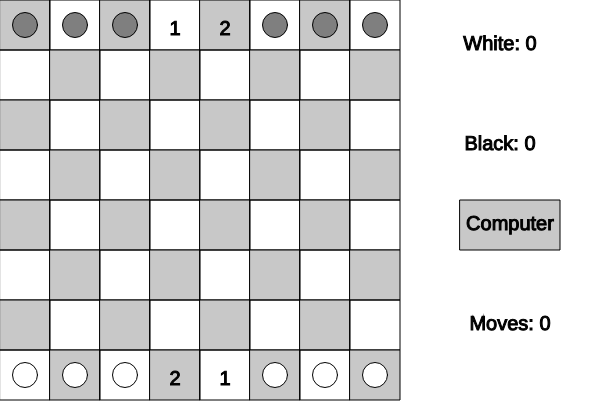
Frame 1 (no input)
Frame 60 (no input): identical to frame 1, image omitted
Frame 120 (the mouse pressed at the canvas centre since frame 60): identical to frame 1, image omitted

The p5.js sketch that drew this single still picture (run headless with seeded random() and noise() and a simulated clock; from frame 60 on, the mouse is pressed at the canvas centre):

// p5.js sketch
// ── sketch.js
function make2DArray(cols, rows) {
	let arr = new Array(cols);
	for (let i = 0; i < arr.length; i++) {
		arr[i] = new Array(rows);
	}
	return arr;
}

const cols = 8;
const rows = 8;
const w = 50;
let previous;
let wpoint = 0;
let bpoint = 0;
let myai;
let m;
let moves = 0;

function setup() {
	createCanvas(600, 401);
	grid = make2DArray(cols, rows);
	for (let i = 0; i < cols; i++) {
		for (let j = 0; j < rows; j++) {
			grid[i][j] = new Cell(i, j, w);
		}
	}
	setupGame();
}

function draw() {
	background(255);
	for (let i = 0; i < cols; i++) {
		for (let j = 0; j < rows; j++) {
			grid[i][j].show();
		}
	}
	textSize(20);
	fill(0);
	text("White: "+wpoint, 500, 50);
	text("Black: "+bpoint, 500, 150);
	if (mouseX >= 460 && mouseX <= 560 && mouseY >= 200 && mouseY <= 250) {
		// fill(0);
		// text("Thinking", 510, 300);
		// fill(227, 249, 10);
		fill(227, 249, 10);
		rect(460, 200, 100, 50);
		fill(0);
		text("Thinking", 510, 230);
	} else {
		fill(200);
		rect(460, 200, 100, 50);
		fill(0);
		text("Computer", 510, 230);
	}
	// rect(460, 200, 100, 50);
	// fill(0);
	// text("Computer", 510, 230);
	fill(0);
	text("Moves: " + moves, 510, 330);
	if (bpoint >= 6 || wpoint >= 6) {
		gameOver();
	}
}

function gameOver() {
	background(255);
	textSize(100);
	fill(0);
	text("Game Over", 300, 200);
	textSize(80);
	if (bpoint >= 6) {
		text("Black Won", 300, 300);
	} else {
		text("White Won", 300, 300);
	}
}

function mousePressed() {
	if (mouseX >= 460 && mouseX <= 560 && mouseY >= 200 && mouseY <= 250) {
		moveFunction();
	}
	for (let i = 0; i < cols; i++) {
		for (let j = 0; j < rows; j++) {
			if (grid[i][j].contains(mouseX, mouseY)) {
				if (previous == undefined) {
					previous = grid[i][j];
				} else {
					if (previous == grid[i][j]) {
						previous = undefined;
					} else if (previous.isPossibleMove(grid[i][j])) {
						previous.clicked();
						previous.playerMove(grid[i][j]);
						moves ++;
						//console.log('bpoint: ' + bpoint + ' wpoint: ' + wpoint);
						previous = undefined;
					} else {
						previous.clicked();
						previous = grid[i][j];
					}
				}
				grid[i][j].clicked();
			}
		}
	}
}

function moveFunction() {
	myai = new AI(bpoint, wpoint, grid);
	m = myai.calculateMove();
	moves++;
	grid[m[0]][m[1]].computerMove(grid[m[2]][m[3]]);
}

function setupGame() {
	grid[3][0].point = 1;
	grid[4][0].point = 2;
	grid[3][7].point = 2;
	grid[4][7].point = 1;

	grid[0][0].hasPiece = true;
	grid[1][0].hasPiece = true;
	grid[2][0].hasPiece = true;
	grid[5][0].hasPiece = true;
	grid[6][0].hasPiece = true;
	grid[7][0].hasPiece = true;

	grid[0][7].hasPiece = true;
	grid[1][7].hasPiece = true;
	grid[2][7].hasPiece = true;
	grid[5][7].hasPiece = true;
	grid[6][7].hasPiece = true;
	grid[7][7].hasPiece = true;

	grid[0][7].pieceColor = true;
	grid[1][7].pieceColor = true;
	grid[2][7].pieceColor = true;
	grid[5][7].pieceColor = true;
	grid[6][7].pieceColor = true;
	grid[7][7].pieceColor = true;
}

// ── ai.js
class AI {
  constructor(bp, wp, grid) {
    this.state = new State(bp, wp, grid);
  }

  calculateMove() {
    let childs = this.state.childOf(false);
    let temp;
    let result = Number.MIN_SAFE_INTEGER;
    for (let i = 0; i < childs.length; i++) {
    // for (let i = childs.length - 1; i >= 0; i--) {
      let min = this.alphaBeta(childs[i], 4, Number.MIN_SAFE_INTEGER, Number.MAX_SAFE_INTEGER, false);
      //console.log(min);
      if (result <= min) {
        result = min;
        temp = childs[i];
      }
    }
    return this.generateMove(temp);
  }

  alphaBeta(state, depth, alpha, beta, maximizingPlayer) {
    if (depth == 0 || state.wp >= 6 || state.bp >= 6) {
      return state.evaluation();
    }
    if (maximizingPlayer) {
      let V = Number.MIN_SAFE_INTEGER;
      let childs = state.childOf(false);
      for (let i = 0; i < childs.length; i++) {
        V = Math.max(V, this.alphaBeta(childs[i], depth-1, alpha, beta, false));
        alpha = Math.max(alpha, V);
        if(beta <= alpha) {
          break;
        }
      }
      return V;
    } else {
      let V = Number.MAX_SAFE_INTEGER;
      let childs = state.childOf(true);
      for (let i = 0; i < childs.length; i++) {
        V = Math.min(V, this.alphaBeta(childs[i], depth-1, alpha, beta, true));
        beta = Math.min(beta, V);
        if(beta <= alpha) {
          break;
        }
      }
      return V;
    }
  }

  generateMove(s) {
    let m = new Array(4);
    for (let i = 0; i < cols; i++) {
  		for (let j = 0; j < rows; j++) {
  			if (this.state.grid[i][j].hasPiece) {
          if (!this.state.grid[i][j].pieceColor && !s.grid[i][j].hasPiece) {
            m[0] = i;
            m[1] = j;
          } else if (this.state.grid[i][j].pieceColor && s.grid[i][j].hasPiece) {
            if(!s.grid[i][j].pieceColor) {
              m[2] = i;
  						m[3] = j;
            }
          }
        } else {
          if (s.grid[i][j].hasPiece) {
            if (!s.grid[i][j].pieceColor) {
              m[2] = i;
							m[3] = j;
            }
          }
        }
  		}
  	}

    let eatPoint = true;
    let x = m[0];
    let y = m[1];
    let posX = [x+1, x+2, x+2, x+1, x-1, x-2, x-2, x-1];
    let posY = [y-2, y-1, y+1, y+2, y+2, y+1, y-1, y-2];
    for (let i = 0; i < 8; i++) {
      if (posX[i] >= 0 && posX[i] < 8 && posY[i] >= 0 && posY[i] < 8) {
        if (m[2] == posX[i] && m[3] == posY[i]) {
          eatPoint = false;
          break;
        }
      }
    }

    if (eatPoint) {
      if (m[2] == 7 && m[3] == 0) {
        m[2] = 4;
        m[3] = 7;
      } else if (m[2] == 0 && m[3] == 0){
        m[2] = 3;
        m[3] = 7;
      }
    }
    return m;
  }
}

// ── cell.js
class Cell {
  constructor(i, j, w) {
    this.i = i;
    this.j = j;
    this.x = i * w;
    this.y = j * w;
    this.w = w;
    this.hasPiece = false;
    this.point = 0;
    this.pieceColor = false;
    this.bg = false;
    this.possibleDestination = false;
  }

  show() {
    stroke(0);
    if (this.bg) {
      fill(255, 0, 0);
    } else if (this.possibleDestination) {
      fill(100,255,100);
    } else if ((this.i+this.j) % 2 == 0) {
      fill(200);
    } else {
      noFill();
    }
    rect(this.x, this.y, this.w, this.w);
    if (this.point != 0) {
      textAlign(CENTER);
      fill(0);
      textSize(20);
      text(this.point, this.x+this.w*0.5, this.y-15+this.w);
    }
    if (this.hasPiece) {
      if (this.pieceColor) {
        stroke(0);
        fill(255);
        ellipse(this.x+this.w*0.5, this.y+this.w*0.5, this.w * 0.5);
      } else {
        stroke(0);
        fill(127);
        ellipse(this.x+this.w*0.5, this.y+this.w*0.5, this.w * 0.5);
      }
    }
  }

  clicked() {
    if (this.hasPiece) {
      let moves = this.possibleMoves(grid);
      if (this.bg) {
        this.bg = false;
        for (let i = 0; i < moves.length; i++) {
          moves[i].possibleDestination = false;
        }
      } else {
        this.bg = true;
        for (let i = 0; i < moves.length; i++) {
          moves[i].possibleDestination = true;
        }
      }
    }
  }

  possibleMoves(grid) {
    let moves = new Array();
    if (this.hasPiece) {
      let posX = [this.i+1, this.i+2, this.i+2, this.i+1, this.i-1, this.i-2, this.i-2, this.i-1];
      let posY = [this.j-2, this.j-1, this.j+1, this.j+2, this.j+2, this.j+1, this.j-1, this.j-2];
      let defX = [this.i, this.i+1, this.i+1, this.i, this.i, this.i-1, this.i-1, this.i];
      let defY = [this.j-1, this.j, this.j, this.j+1, this.j+1, this.j, this.j, this.j-1];
      for (let k = 0; k < 8; k++) {
        if (posX[k] >= 0 && posX[k] < 8 && posY[k] >= 0 && posY[k] < 8) {
          if (!grid[posX[k]][posY[k]].hasPiece || (grid[posX[k]][posY[k]].hasPiece && (grid[posX[k]][posY[k]].pieceColor != this.pieceColor))) {
            if (!grid[defX[k]][defY[k]].hasPiece){
              moves.push(grid[posX[k]][posY[k]]);
            }
          }
        }
      }
    }
    return moves;
  }

  isPossibleMove(des) {
    let moves = this.possibleMoves(grid);
    for (let i = 0; i < moves.length; i++) {
      if (des == moves[i]) return true;
    }
    return false;
  }

  playerMove(des) {
    if (des.hasPiece) {
      if (des.pieceColor) {
        bpoint++;
      } else {
        wpoint++;
      }
    }
    des.hasPiece = true;
    if (this.pieceColor) {
      des.pieceColor = true;
    } else des.pieceColor = false;
    this.hasPiece = false;
    des.clicked();
    //
    if (des.point != 0) {
      if (des.j == 0 && this.pieceColor) {
        des.clicked();
        if (des.point == 2) {
          wpoint += 2;
          des.computerMove(grid[7][7]);
        } else {
          wpoint++;
          des.computerMove(grid[0][7]);
        }
      } else if (des.j == 7 && !this.pieceColor) {
        des.clicked();
        if (des.point == 1) {
          bpoint++;
          des.computerMove(grid[7][0]);
        } else {
          bpoint+=2;
          des.computerMove(grid[0][0]);
        }
      }
    }
  }

  computerMove(des, state = false) {
    if (des.hasPiece) {
      if (des.pieceColor != this.pieceColor) {
        if (des.pieceColor) {
          if(!state) {
            bpoint++;
          } else {
            state.bp++;
          }
        } else {
          if(!state) {
            wpoint++;
          } else {
            state.wp++;
          }
        }
      }
    }
    des.hasPiece = true;
    if (this.pieceColor) {
      des.pieceColor = true;
    } else des.pieceColor = false;
    this.hasPiece = false;

    if (des.point != 0) {
      if (des.j == 0 && this.pieceColor) {
        if (des.point == 2) {
          if (!state) {
            wpoint+=2;
            des.computerMove(grid[7][7]);
          } else {
            state.wp+=2;
            des.computerMove(state.grid[7][7], state);
          }
        } else {
          if (!state) {
            wpoint++;
            des.computerMove(grid[0][7]);
          } else {
            state.wp++;
            des.computerMove(state.grid[0][7], state);
          }
        }
      } else if (des.j == 7 && !this.pieceColor) {
        if (des.point == 1) {
          if (!state) {
            bpoint++;
            des.computerMove(grid[7][0]);
          } else {
            state.bp++;
            des.computerMove(state.grid[7][0], state);
          }
        } else {
          if (!state) {
            bpoint+=2;
            des.computerMove(grid[0][0]);
          } else {
            state.bp+=2;
            des.computerMove(state.grid[0][0], state);
          }
        }
      }
    }
    //console.log('bpoint: ' + bpoint + ' wpoint: ' + wpoint);
  }

  copy() {
    let temp = new Cell(this.i, this.j, this.w);
    temp.hasPiece = this.hasPiece;
    temp.point = this.point;
    temp.pieceColor = this.pieceColor;
    temp.bg = this.bg;
    temp.isPossibleMove = this.isPossibleMove;
    return temp;
  }

  contains(x, y) {
    return (x > this.x && x < this.x + this.w && y > this.y && y < this.y + this.w);
  }
}

// ── state.js
class State {
  constructor(bp, wp, grid) {
    this.bp = bp;
    this.wp = wp;
    this.grid = make2DArray(cols, rows);
  	for (let i = 0; i < cols; i++) {
  		for (let j = 0; j < rows; j++) {
  			this.grid[i][j] = grid[i][j].copy();
  		}
  	}
    this.bpoint = [
      [0, 0, 0, 0, 0, 0, 0, 0],
      [10, 0, 10, 0, 10, 0, 10, 0],
      [5, 10, 5, 10, 5, 10, 5, 10],
      [10, 20, 15, 20, 15, 20, 10, 5],
      [20, 15, 20, 15, 20, 15, 20, 15],
      [15, 5, 50, 30, 50, 30, 10, 20],
      [20, 50, 30, 10, 5, 50, 30, 15],
      [15, 0, 0, 0, 0, 0, 0, 20]
    ];
    this.wpoint = [
      [-20, 0, 0, 0, 0, 0, 0, -15],
      [-15, -30, -50, -5, -10, -30, -50, -20],
      [-20, -10, -30, -50, -30, -50, -5, -15],
      [-15, -20, -15, -20, -15, -20, -15, -20],
      [-5, -10, -20, -15, -20, -15, -20, -15, -20],
      [-10, -5, -10, -5, -10, -5, -10, -5],
      [0, -10, 0, -10, 0, -10, 0, -10],
      [0, 0, 0, 0, 0, 0, 0, 0]
    ];
  }

  childOf(turn) {
    let childs = [];
    let temp;
    for (let i = 0; i < cols; i++) {
      for (let j = 0; j < rows; j++) {
        if (this.grid[i][j].hasPiece && this.grid[i][j].pieceColor == turn) {
          let moves = this.grid[i][j].possibleMoves(this.grid);
          for (let m = 0; m < moves.length; m++){
            temp = new State(this.bp, this.wp, this.grid);
            temp.grid[i][j].computerMove(temp.grid[moves[m].i][moves[m].j], temp);
            childs.push(temp);
          }
        }
      }
    }
    return childs;
  }

  material(i, j) {
    if (this.grid[i][j].pieceColor) {
      return -800;
    } else {
      return 800;
    }
  }

  mobility(i, j) {
    let moves = this.grid[i][j].possibleMoves(this.grid);
    if (this.grid[i][j].pieceColor) {
      return -moves.length * 20; //50
    } else {
      return moves.length * 20;
    }
  }

  checkDef(i, j) {
    let result = 0;
    let pX = [i, i+1, i, i-1];
    let pY = [j-1, j, j+1, j];
    let aX = [i+1, i+1, i-1, i-1];
    let aY = [j-1,j+1, j+1, j-1];
    for (let k = 0; k < 4; k++) {
      if (pX[k] >= 0 && pX[k] < 8 && pY[k] >= 0 && pY[k] < 8) {
        if (this.grid[pX[k]][pY[k]].hasPiece && this.grid[pX[k]][pY[k]].pieceColor != this.grid[i][j].pieceColor) {
          let a;
          if (k == 0) {
            a = [1,2];
          } else if (k == 1) {
            a = [2,3];
          } else if (k == 2) {
            a = [0,3];
          } else {
            a = [0,1];
          }
          for (let t of a) {
            if (aX[t] >=0 && aX[t] < 8 && aY[t] >=0 && aY[t] < 8) {
              if (this.grid[aX[t]][aY[t]].hasPiece && this.grid[aX[t]][aY[t]].pieceColor == this.grid[i][j].pieceColor) {
                if (this.grid[i][j].pieceColor) {
                  result -= 50; //50
                } else {
                  result += 50;
                }
              }
              if (aX[t] == 3 || aX[t] == 4) {
                if (aY[t] == 0 && !this.grid[i][j].pieceColor) {
                  if (aX[t] == 3) {
                    result += 100; //100
                  } else {
                    result += 200; //200
                  }
                }
                if (aY[t] == 7 && this.grid[i][j].pieceColor) {
                  if (aX[t] == 3) {
                    result -= 200;
                  } else {
                    result -= 100;
                  }
                }
              }
            }
          }
        }
      }
    }
    return result;
  }

  posisionPoint(i, j) {
    let moves = this.grid[i][j].possibleMoves(this.grid);
    if (!this.grid[i][j].pieceColor) {
      for (let m of moves) {
        if (this.bpoint[j][i] != 50 && this.bpoint[j][i] != 30) {
          if (this.bpoint[m.j][m.i] > this.bpoint[j][i] || m.point != 0) return this.bpoint[j][i];
        } else {
          if (m.point != 0 && m.j == 7) {
            return this.bpoint[j][i];
          }
        }
      }
    } else {
      for (let m of moves) {
        if (this.wpoint[j][i] != -50 && this.wpoint[j][i] != -30) {
          if (this.wpoint[m.j][m.i] < this.wpoint[j][i] || m.point != 0) return this.wpoint[j][i];
        } else {
          if (m.point != 0 && m.j == 0) {
            return this.wpoint[j][i];
          }
        }
      }
    }
    return 0;
  }

  evaluation() {
    if (this.bp >= 6) {
      return Number.MAX_SAFE_INTEGER;
    }
    if (this.wp >= 6) {
      return Number.MIN_SAFE_INTEGER;
    }
    let result = 0;
    for (let i = 0; i < cols; i++) {
  		for (let j = 0; j < rows; j++) {
  			if (this.grid[i][j].hasPiece) {
          result = result + this.mobility(i,j) + this.material(i,j) + this.checkDef(i,j) + this.posisionPoint(i,j);
          //result += this.material(i,j);
        }
  		}
  	}
    result += 1000 * (this.bp - this.wp);
    return result;
  }

}
